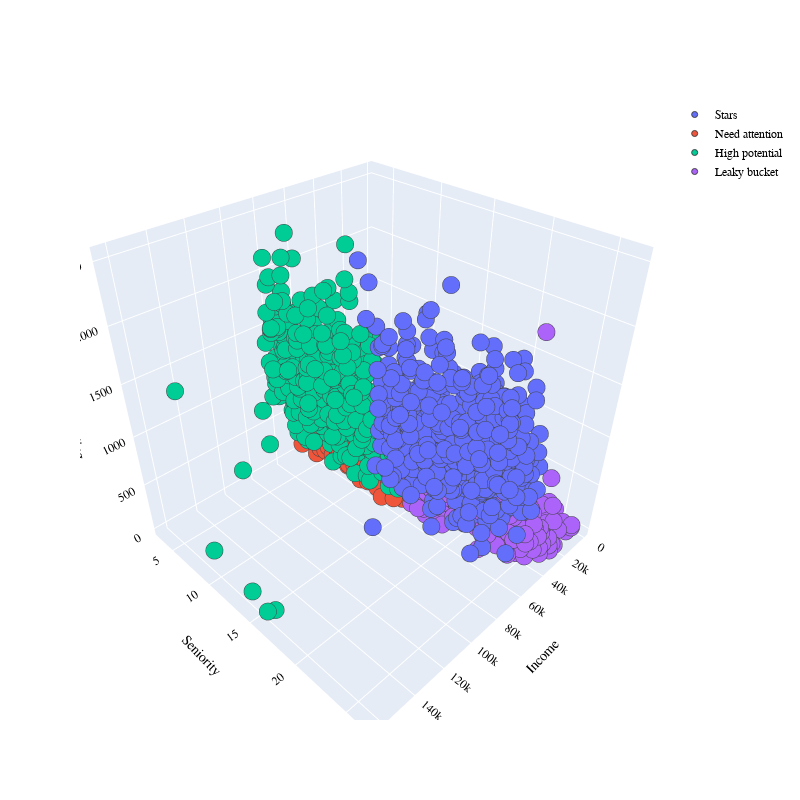

Notebook source saved alongside this figure:
### Markdown cell above
Now we have detail income and spending data of each customer segments:
- Stars: Old customers (21 months) with about 69.5k income and 1.2k spending on avarage.
- Need Attention: New customers (9 months) with around 37k income and 122 spending on avarage.
- High Potential: New customers with 73k income and 1k spending on avarage.
- Leaky Bucket: Old customers with 34k income and 191 spending on avarage.

Next, I'll plot this data to display the clustering of customers:

### Code cell
PLOT = go.Figure()
for C in list(data_cld.Cluster.unique()):
    

    PLOT.add_trace(go.Scatter3d(x = data_cld[data_cld.Cluster == C]['Income'],
                                y = data_cld[data.Cluster == C]['Seniority'],
                                z = data_cld[data.Cluster == C]['Spending'],                        
                                mode = 'markers',marker_size = 6, marker_line_width = 1,
                                name = str(C)))
PLOT.update_traces(hovertemplate='Income: %{x} <br>Seniority: %{y} <br>Spending: %{z}')

    
PLOT.update_layout(width = 800, height = 800, autosize = True, showlegend = True,
                   scene = dict(xaxis=dict(title = 'Income', titlefont_color = 'black'),
                                yaxis=dict(title = 'Seniority', titlefont_color = 'black'),
                                zaxis=dict(title = 'Spending', titlefont_color = 'black')),
                   font = dict(family = "Gilroy", color  = 'black', size = 12))

### Figure 1 — Plotly figure (JSON) as saved in the notebook; plotly's stock layout.template omitted (floating-point values rounded to 4 significant figures; data arrays with more than 128 entries replaced by an {"elided": "..."} marker saying what was removed)
{"data": [{"hovertemplate": "Income: %{x} <br>Seniority: %{y} <br>Spending: %{z}", "marker": {"line": {"width": 1}, "size": 6}, "mode": "markers", "name": "Stars", "type": "scatter3d", "x": {"elided": "527 int values"}, "y": {"elided": "527 float values"}, "z": {"elided": "527 int values"}}, {"hovertemplate": "Income: %{x} <br>Seniority: %{y} <br>Spending: %{z}", "marker": {"line": {"width": 1}, "size": 6}, "mode": "markers", "name": "Need attention", "type": "scatter3d", "x": {"elided": "641 int values"}, "y": {"elided": "641 float values"}, "z": {"elided": "641 int values"}}, {"hovertemplate": "Income: %{x} <br>Seniority: %{y} <br>Spending: %{z}", "marker": {"line": {"width": 1}, "size": 6}, "mode": "markers", "name": "High potential", "type": "scatter3d", "x": {"elided": "462 int values"}, "y": {"elided": "462 float values"}, "z": {"elided": "462 int values"}}, {"hovertemplate": "Income: %{x} <br>Seniority: %{y} <br>Spending: %{z}", "marker": {"line": {"width": 1}, "size": 6}, "mode": "markers", "name": "Leaky bucket", "type": "scatter3d", "x": {"elided": "585 int values"}, "y": {"elided": "585 float values"}, "z": {"elided": "585 int values"}}], "layout": {"autosize": true, "font": {"color": "black", "family": "Gilroy", "size": 12}, "height": 800, "scene": {"xaxis": {"title": {"font": {"color": "black"}, "text": "Income"}}, "yaxis": {"title": {"font": {"color": "black"}, "text": "Seniority"}}, "zaxis": {"title": {"font": {"color": "black"}, "text": "Spending"}}}, "showlegend": true, "width": 800}}
